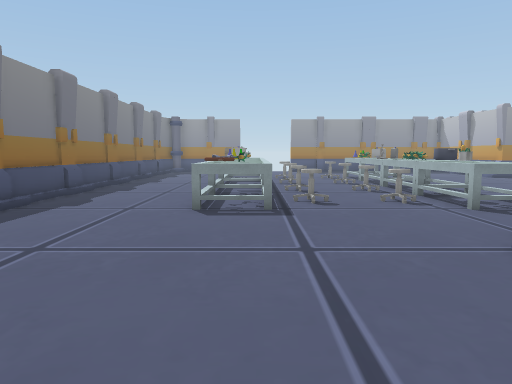
[1] (above)

24 first-person views from a walk through a scene from a Unity 3-D project. The camera is 1.4 m above the floor, tilts 6° down and sees 70° across. The floor is counted in squares, 1 m on a side. Each view is taken from the middle of a square. On the plan, view 1 faces up. The plan holds only what a view shows up to about 16 squares ahead; the rest is blank. Door leaves are left out, so doorways stand open. Some surface patterns are stand-ins.

[2]
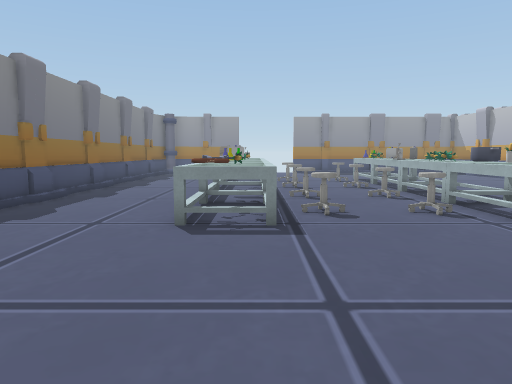

[3]
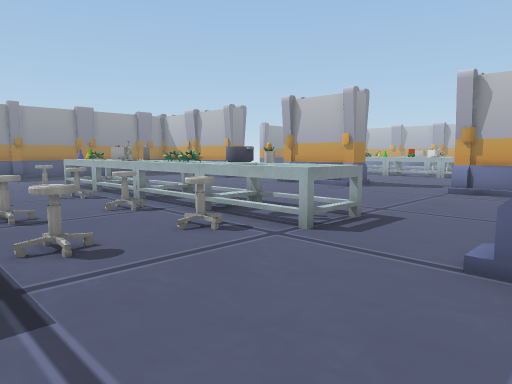

[4]
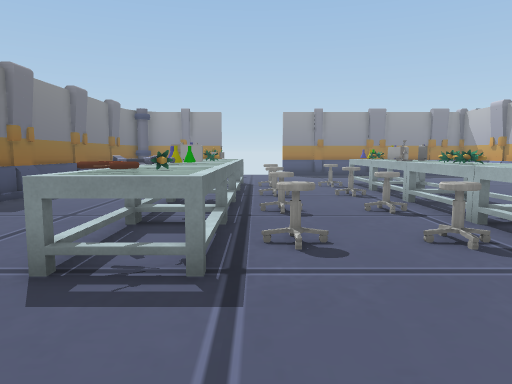

[5]
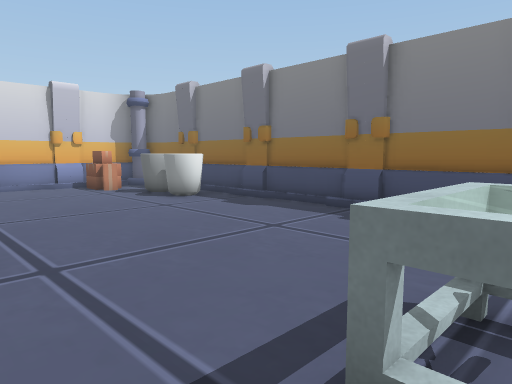

[6]
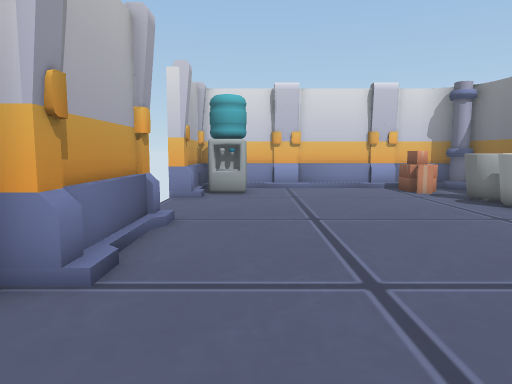

[7]
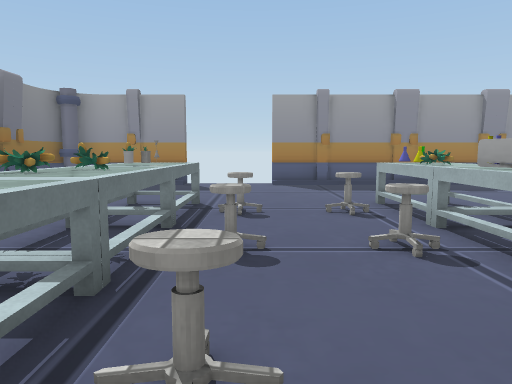

[8]
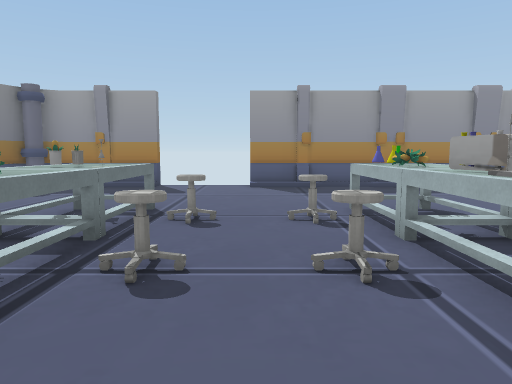

[9]
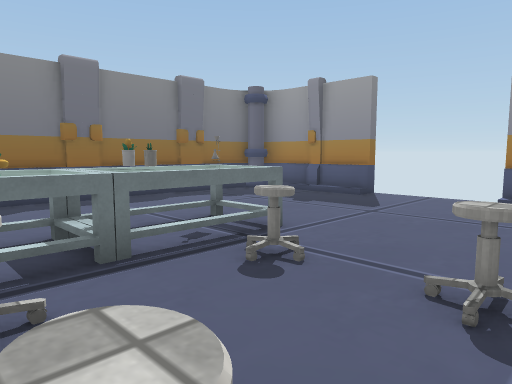

[10]
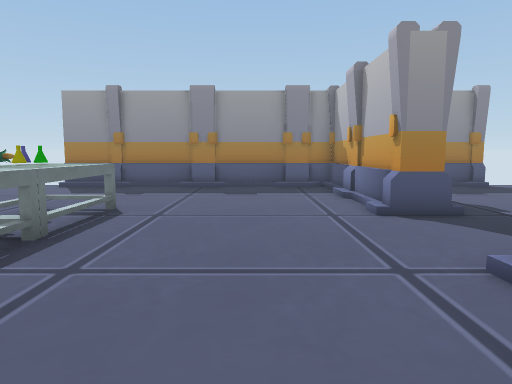

[11]
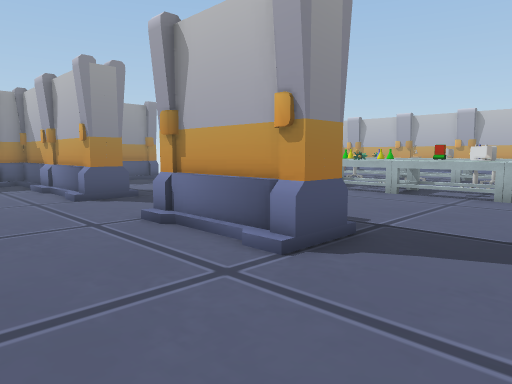

[12]
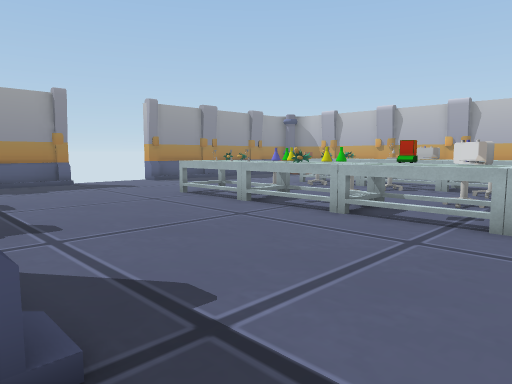

[13]
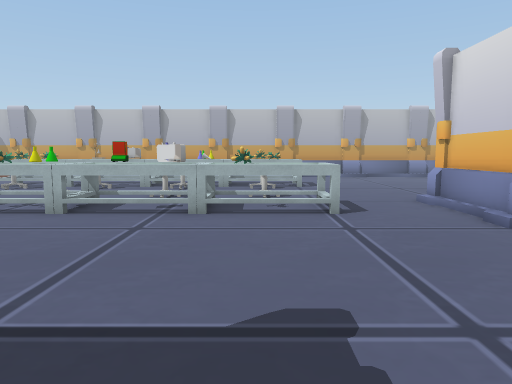

[14]
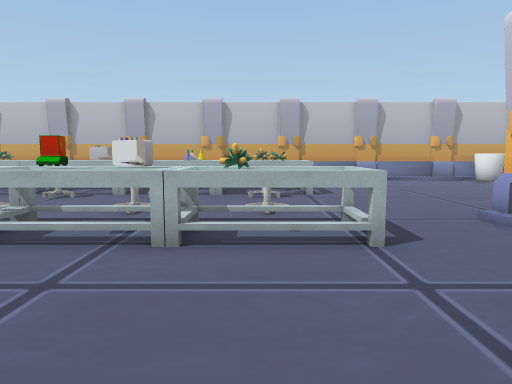

[15]
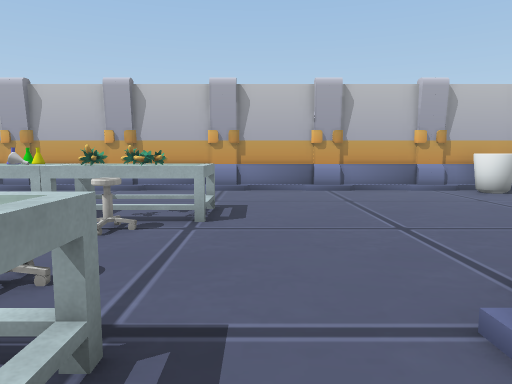

[16]
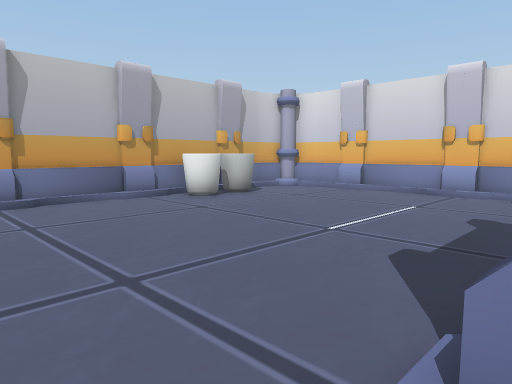

[17]
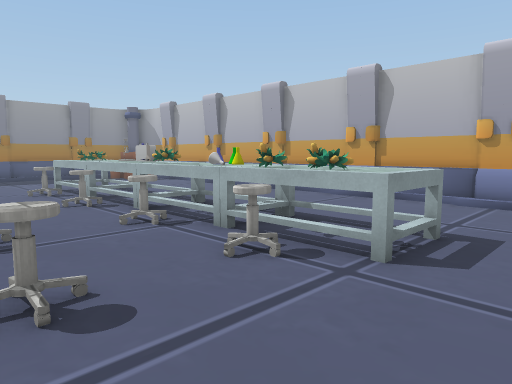

[18]
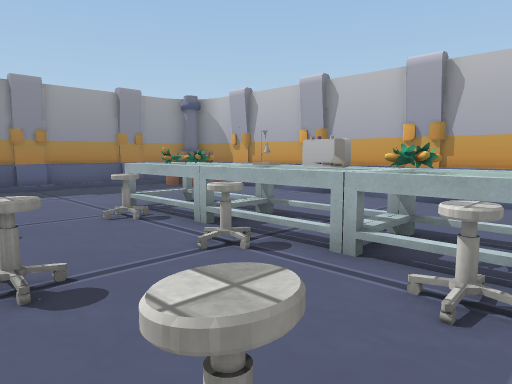

[19]
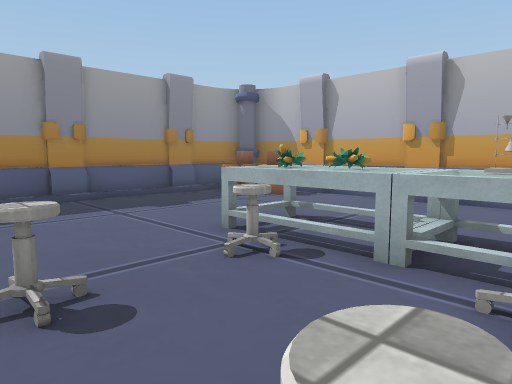

[20]
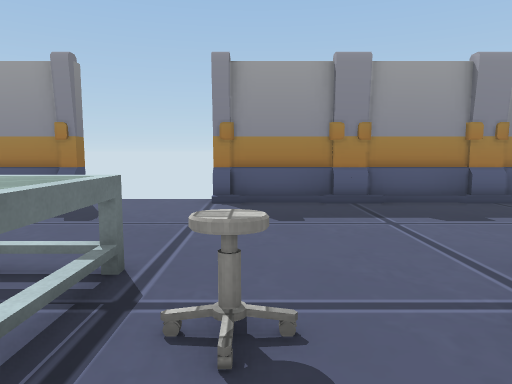

[21]
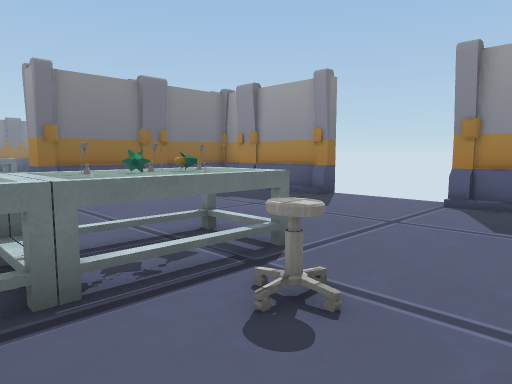

[22]
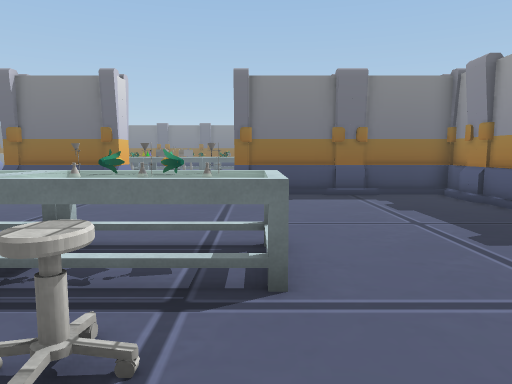

[23]
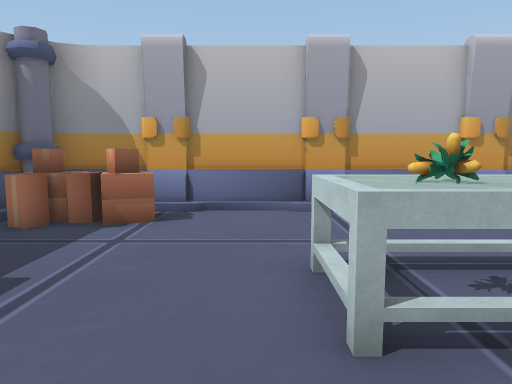

[24]
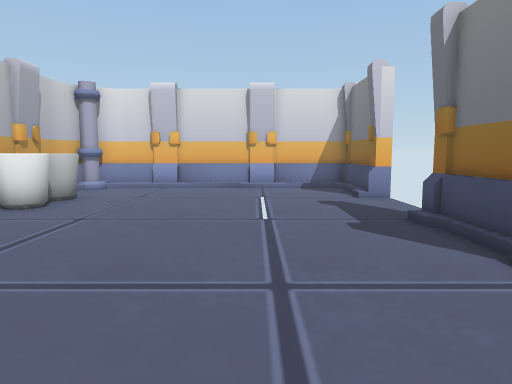

### Floor plan
Key: @ floor where view 1 was taken; # wall or solid block; . floor; / step, stairs or slope; D open door; O other object.
Columns run from 7 left of view 1 to 36 right of it. Each row starts with its distance up from view 1.
 29  ######...###################...############
 28 ##/////..............##..................O #
 27 #/...................##..................OO#
 26 #/...................##..................O #
 25 #/...................##...................O#
 24 #....................##....................#
 23 #....................##....................#
 22 #.....OO.....OO......##....... O.....OO....#
 21 #..... O.O.O.OO......##.......OO.O.OOOO....#
 20 #.....OO.....OO............... O.....OO....#
 19 #.....OO.....OO...............OO.....OO....#
 18 #.....OO.....OO...............OO.....OO. ..#
 17 #.....OOOO.O.OO......##.......OO.O.OOOO. ..#
 16 #.....OO.....OO......##.......OO.....OO. ..#
 15 #.....OO.....OO......##.......OO.....OO....#
 14 #.....OOOO.O.OO......##.......OO.O.OOOO....#
 13 #.....OO.....OO......##.......OO.....OO....#
 12 #.....OO.....OO...............OO.....OO....#
 11 #.....OO.O.O.OO...............OO.O.OOOO....#
 10 #.....OO.....OO...............OO.....OO....#
  9 #.....OO.....OO......# .......OO.....OO....#
  8 #....................#   ..................#
  7 # ...................     .................#
  6 # ..........#               #####..........#
  5 #..........##                   #..........#
  4 #..........#                    #..........#
  3 #..........#                    #..........#
  2 #..........#                    #..........#
  1 #..........#                     ..........#
  0 #.O....@....                     .........O#
 -1 #OO.........                     .........O#
 -2 #OO.........                     .........O#
 -3 # O........##                   #.........O#
 -4 # .O.....###                    #.DDDDDD...#
 -5  #OO.....###                    #.DDDDDD...#
 -6  #########                      ############

Where each view was taken, in squares from view 1:
view 1: 0 up, 0 right, facing up
view 2: 2 up, 0 right, facing up
view 3: 5 up, 0 right, facing up-right
view 4: 5 up, 1 right, facing up
view 5: 10 up, 2 right, facing down-left
view 6: 9 up, 2 right, facing down
view 7: 12 up, 2 right, facing up
view 8: 13 up, 3 right, facing up
view 9: 17 up, 5 right, facing up-left
view 10: 13 up, 11 right, facing up
view 11: 10 up, 10 right, facing up-right
view 12: 11 up, 15 right, facing up-right
view 13: 11 up, 14 right, facing right
view 14: 11 up, 17 right, facing right
view 15: 8 up, 22 right, facing right
view 16: 7 up, 25 right, facing down-right
view 17: 7 up, 25 right, facing up-right
view 18: 13 up, 25 right, facing up-right
view 19: 17 up, 25 right, facing up-right
view 20: 18 up, 26 right, facing up
view 21: 18 up, 28 right, facing up-left
view 22: 22 up, 28 right, facing left
view 23: 23 up, 27 right, facing right
view 24: 9 up, 29 right, facing down
